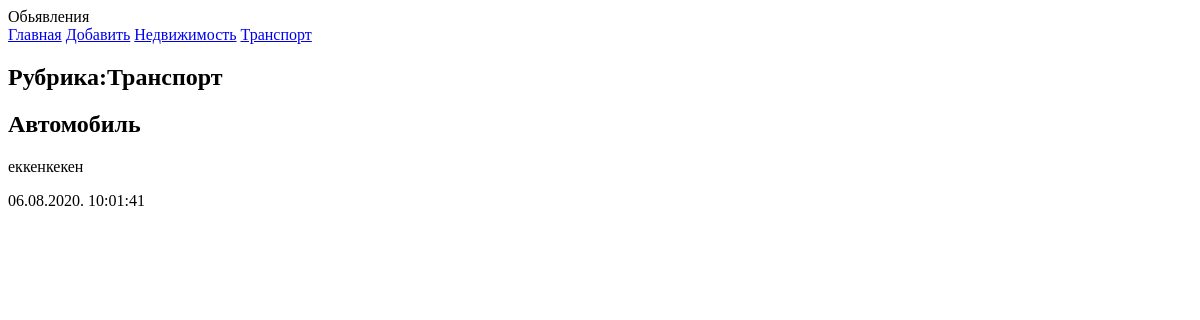
The page /bboard/2/ on the database as committed earlier.
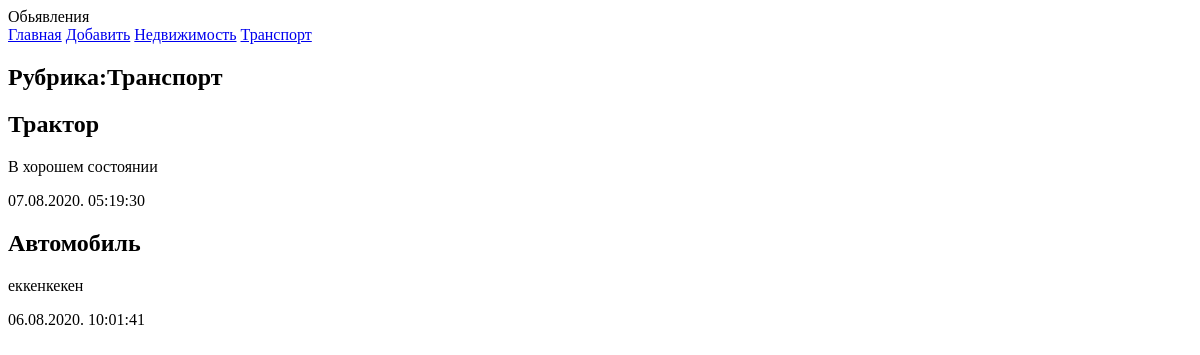
The same page on the database as committed later.
### bboard/models.py (models this page shows, shortened)
class Rubric(models.Model):
    name = models.CharField(max_length=20,db_index=True, verbose_name='Название')
    class Meta:
        verbose_name_plural='Рубрики'
        verbose_name='Рубрика'
        ordering = ['name']

class Bb(models.Model):
    title = models.CharField(max_length=50, verbose_name='Товар')
    content = models.TextField(null = True, blank = True, verbose_name='Описание')
    price = models.FloatField(null=True, blank=True, verbose_name='Цена')
    published=models.DateTimeField(auto_now_add=True, db_index=True, verbose_name='Опубликовано')
    rubric=models.ForeignKey('Rubric',null=True,on_delete=models.PROTECT, verbose_name='Рубрика')
    class Meta:
        verbose_name_plural='Обьявления'
        verbose_name='Обьявление'
        ordering = ['-published']

### bboard/views.py (the view)
# urls.py: path('<int:rubric_id>/', by_rubric, name='by_rubric'),
def by_rubric(request, rubric_id):
    bbs=Bb.objects.filter(rubric=rubric_id)
    rubrics=Rubric.objects.all()
    current_rubric=Rubric.objects.get(pk=rubric_id)
    context={'bbs':bbs,'rubrics':rubrics,'current_rubric':current_rubric}
    return render(request,'bboard/by_rubric.html',context)

### bboard/templates/bboard/by_rubric.html (shortened to what this page needs)
{% extends "layout/basic.html" %}
{% block content %}
<h2>Рубрика:{{current_rubric.name}}</h2>
    {%for bb in bbs%}
    <div>
        <h2>{{bb.title}}</h2>
        <p>{{bb.content}}</p>
        <p>{{bb.published|date:"d.m.Y. H:i:s"}}</p>
    </div>
    {% endfor %}
    {% endblock %}

### bboard/templates/layout/basic.html (shortened to what this page needs)
<!DOCTYPE html>
<html>
    <head>
    </head>
    <body>
    <header>Обьявления</header>
    <nav>
        <a href="{% url 'index' %}">Главная</a>
        <a href="{% url 'add' %}">Добавить</a>
        {% for rubric in rubrics %}
        <a href="{% url 'by_rubric' rubric.pk %}">
        {{rubric.name}}</a>
        {% endfor %}
    </nav>
    <section>
    {% block content %}
    {% endblock %}
    </section>
    </body>
</html>

Rows that differ between the two databases and show on the page:
added Bb: title "Трактор", content "В хорошем состоянии", published "07.08.2020. 05:19:30"
